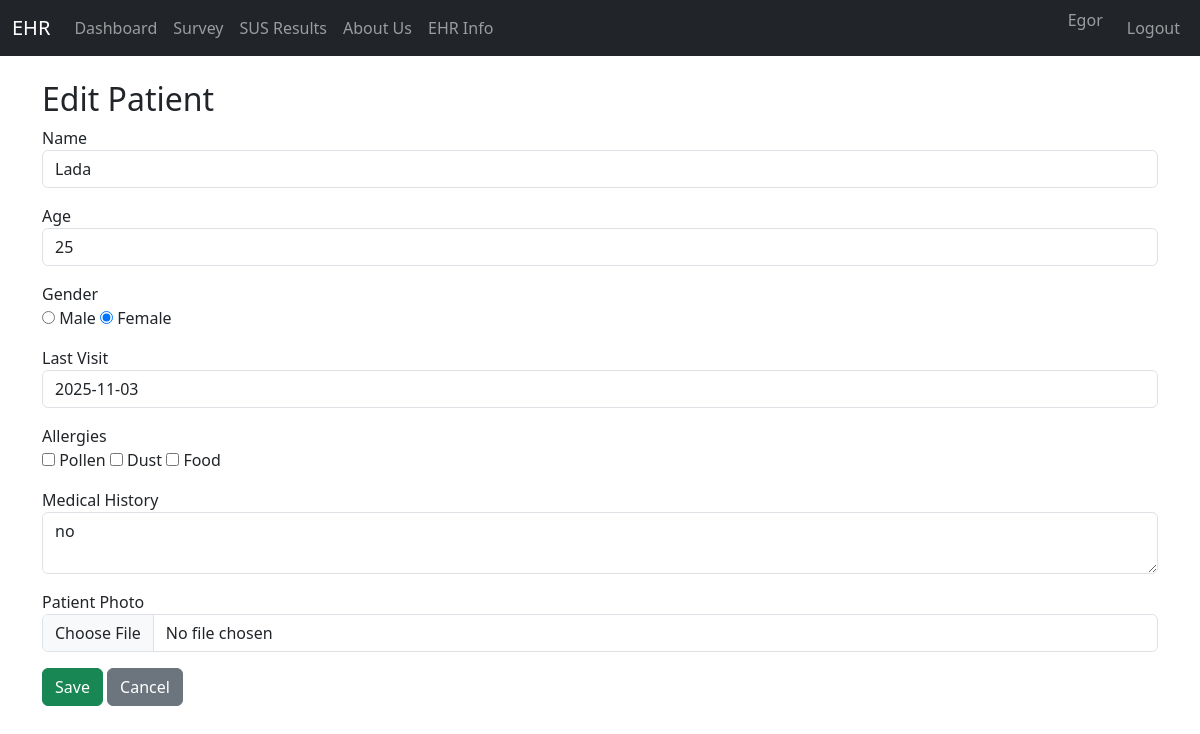
Page /patient/2/edit (signed in) on the committed database.
### app.py (models this page shows)
class Patient(db.Model):
    id = db.Column(db.Integer, primary_key=True)
    doctor_id = db.Column(db.Integer, db.ForeignKey('doctor.id'))
    name = db.Column(db.String(100))
    age = db.Column(db.Integer)
    gender = db.Column(db.String(10))
    medical_history = db.Column(db.Text)
    weight = db.Column(db.Float)
    last_visit = db.Column(db.String(50))
    allergies = db.Column(db.String(200))
    image_filename = db.Column(db.String(200))

### app.py (the view, shortened to what this page needs)
@app.route('/patient/<int:pid>/edit', methods=['GET','POST'])
def patient_edit(pid):
    if 'doctor_id' not in session:
        return redirect(url_for('login'))
    p = Patient.query.get_or_404(pid)
    if p.doctor_id != session['doctor_id']:
        flash('Not authorized', 'danger')
        return redirect(url_for('dashboard'))
    return render_template('ehr_form.html', patient=p)

### templates/ehr_form.html (shortened to what this page needs)
{% extends "base.html" %}
{% block content %}
<h2>{{ 'Edit Patient' if patient else 'New Patient' }}</h2>
<form method="POST" enctype="multipart/form-data">
    <div class="mb-3">
        <label>Name</label>
        <input class="form-control" name="name" required
               value="{{ patient.name if patient else '' }}">
    </div>
    <div class="mb-3">
        <label>Age</label>
        <input class="form-control" type="number" name="age"
               value="{{ patient.age if patient else '' }}">
    </div>
    <div class="mb-3">
        <label>Gender</label><br>
        <input type="radio" name="gender" value="Male"
            {% if patient and patient.gender == 'Male' %}checked{% endif %}> Male
        <input type="radio" name="gender" value="Female"
            {% if patient and patient.gender == 'Female' %}checked{% endif %}> Female
    </div>
    <div class="mb-3">
        <label>Last Visit</label>
        <input type="text" id="last_visit" name="last_visit"
               class="form-control"
               value="{{ patient.last_visit if patient else '' }}">
    </div>
    <div class="mb-3">
        <label>Allergies</label><br>
        <input type="checkbox" name="allergies" value="Pollen"> Pollen
        <input type="checkbox" name="allergies" value="Dust"> Dust
        <input type="checkbox" name="allergies" value="Food"> Food
    </div>
    <div class="mb-3">
        <label>Medical History</label>
        <textarea class="form-control" name="medical_history">{{ patient.medical_history if patient else '' }}</textarea>
    </div>
    <div class="mb-3">
        <label>Patient Photo</label>
        <input class="form-control" type="file" name="image">
    </div>
    <button class="btn btn-success">Save</button>
    <a href="{{ url_for('dashboard') }}" class="btn btn-secondary">Cancel</a>
</form>
{% endblock %}

### rows in the picture
Patient: name "Lada", age "25", gender "☑", last_visit "2025-11-03", medical_history "no"

### other values in the picture
{{ session.get('doctor_name') }} "Egor"
{{ 'Edit Patient' if patient else 'New Patient' }} "Edit Patient"
